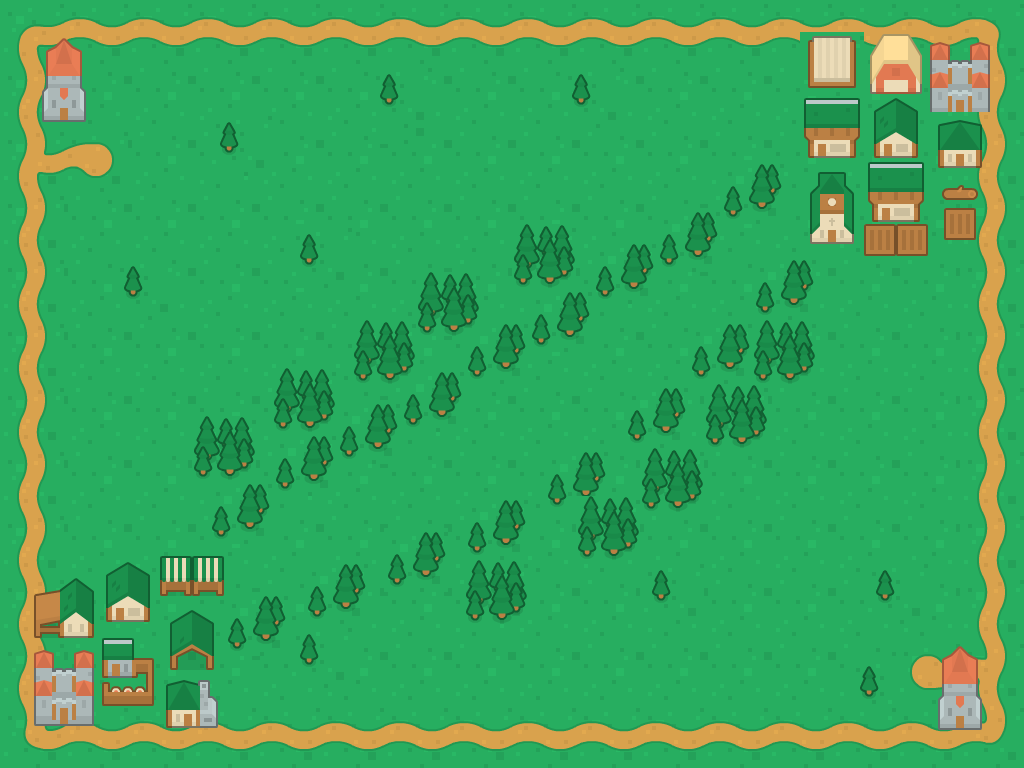

Below is a game level as drawn by its tile map, then a one-line description and the .tmx that defines it (tile-layer data replaced by summaries):
An orthogonal 64x48 tile map with 16x16 px tiles, 3 tile layers (background, buildings, foreground) and 5 objects (spawn_top, player, bottom, top, mid).

<map version="1.0" orientation="orthogonal" renderorder="right-down" width="64" height="48" tilewidth="16" tileheight="16" nextobjectid="39">
 <tileset firstgid="1" name="medieval_tilesheet" tilewidth="16" tileheight="16" tilecount="4840" columns="110">
  <image source="../img/map/medieval_tilesheet.png" width="1760" height="704" />
 </tileset>
 <layer name="background" width="64" height="48">
  <data>[3072 cells, 3072 non-empty, 176 distinct tile ids]</data>
 </layer>
 <layer name="buildings" width="64" height="48">
  <data>[3072 cells, 954 non-empty, 296 distinct tile ids]</data>
 </layer>
 <layer name="foreground" width="64" height="48">
  <data>[3072 cells, 0 non-empty, 0 distinct tile ids]</data>
 </layer>
 <objectgroup name="spawns">
  <object id="18" name="spawn_top" x="144" y="448" width="16" height="32" />
 </objectgroup>
 <objectgroup name="player">
  <object id="23" name="player" x="16" y="720" width="32" height="32" />
 </objectgroup>
 <objectgroup name="path">
  <object id="27" name="bottom" x="224" y="720">
   <polyline points="0,0 0,32 784,32 784,-464 752,-464 752,0 0,0" />
  </object>
  <object id="31" name="top" x="16" y="528" width="32" height="32" />
  <object id="32" name="mid" x="224" y="560" width="32" height="32" />
 </objectgroup>
</map>
